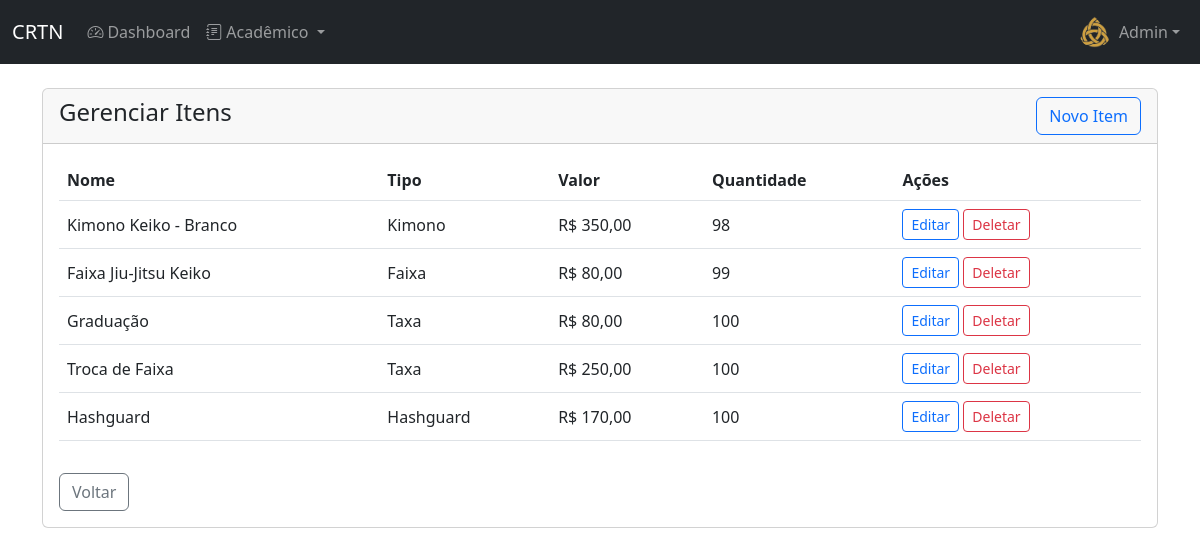
Before: /professor/itens/ (signed in) with the older database file.
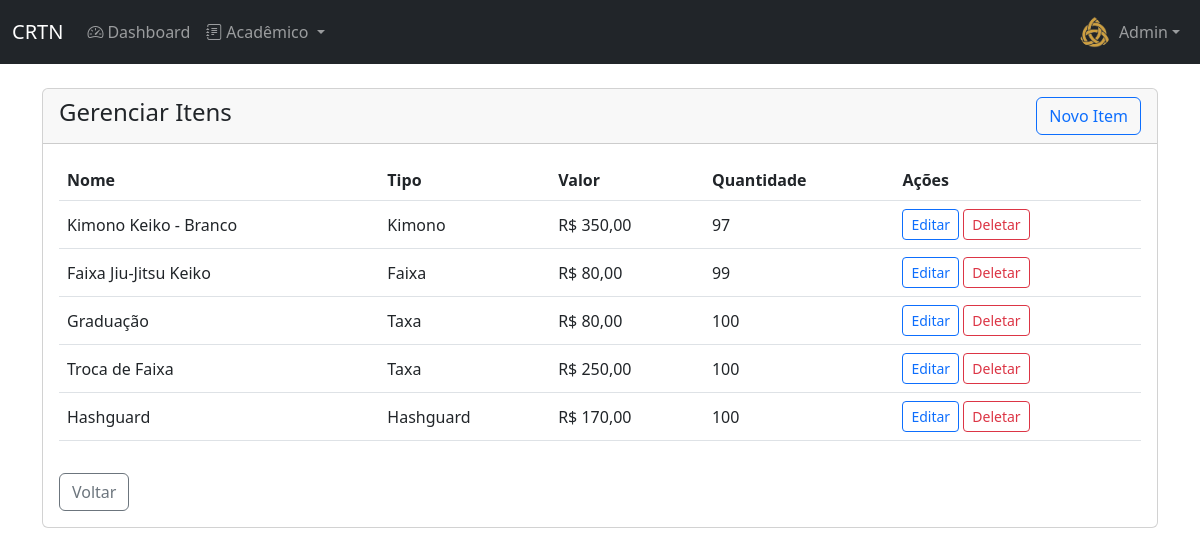
After: the same page with the newer database file.
### academia/models.py (models this page shows, shortened)
class User(AbstractUser):
    STATUS_CHOICES = [('ATIVO', 'Ativo'), ('INATIVO', 'Inativo'), ('PENDENTE', 'Pendente')]
    GROUP_ROLE_CHOICES = [('STD', 'Aluno'), ('PRO', 'Professor'), ('ADM', 'Administrador')]
    KIMONO_SIZE_CHOICES = [('A0', 'A0'), ('A1', 'A1'), ('A2', 'A2'), ('A3', 'A3'), ('A4', 'A4'), ('A5', 'A5'), ('A6', 'A6')]
    BELT_SIZE_CHOICES = [('A0', 'A0'), ('A1', 'A1'), ('A2', 'A2'), ('A3', 'A3'), ('A4', 'A4'), ('A5', 'A5'), ('A6', 'A6')]
    birthday = models.DateField('Data de Nascimento', null=True, blank=True)
    group_role = models.CharField('Perfil', max_length=3, choices=GROUP_ROLE_CHOICES, default='STD')
    status = models.CharField('Status', max_length=8, choices=STATUS_CHOICES, default='PENDENTE')
    photo = models.ImageField('Foto', upload_to=photo_upload_to, null=True, blank=True)
    height = models.IntegerField('Altura (cm)', null=True, blank=True)
    weight = models.IntegerField('Peso (kg)', null=True, blank=True)
    kimono_size = models.CharField('Tamanho do Kimono', max_length=2, choices=KIMONO_SIZE_CHOICES, null=True, blank=True)
    belt_size = models.CharField('Tamanho da Faixa', max_length=2, choices=BELT_SIZE_CHOICES, null=True, blank=True)
    whatsapp = models.CharField('WhatsApp', max_length=20, null=True, blank=True)
    responsible = models.ForeignKey('self', on_delete=models.SET_NULL, null=True, blank=True, related_name='dependents')
    class Meta:
        verbose_name, verbose_name_plural = 'Usuário', 'Usuários'
        ordering = ['first_name', 'last_name']
    def is_student(self): return self.group_role == 'STD'
    def is_admin(self): return self.group_role == 'ADM'
    def is_professor_or_admin(self): return self.group_role in ['PRO', 'ADM']

class Item(models.Model):
    TIPO_CHOICES = [('KIMONO', 'Kimono'), ('FAIXA', 'Faixa'), ('HASHGUARD', 'Hashguard'), ('TAXA', 'Taxa')]
    nome = models.CharField(max_length=100)
    tipo = models.CharField(max_length=10, choices=TIPO_CHOICES)
    valor = models.DecimalField(max_digits=10, decimal_places=2, null=True, blank=True)
    quantidade = models.IntegerField(null=True, blank=True)

### academia/views.py (the view)
# urls.py: path('professor/itens/', views.professor_itens, name='professor_itens'),
@login_required
def professor_itens(request):
    if not request.user.is_professor_or_admin():
        raise PermissionDenied
    return render(request, 'academia/professor/itens.html', {'itens': Item.objects.all()})

### academia/context_processors.py (called while the page is built)
def account_management_context(request):
    original_user_id = request.session.get('original_user_id')
    main_user = None
    if original_user_id:
        try:
            main_user = User.objects.get(id=original_user_id)
        except User.DoesNotExist:
            request.session.pop('original_user_id', None)
    else:
        main_user = request.user
    dependents = main_user.dependents.all() if main_user and main_user.dependents.exists() else []
    return {
        'original_user_id': original_user_id,
        'dependents_list': dependents,
    }

def global_context(request):
    if not request.user.is_authenticated:
        return {}
    context = {}
    context.update(notifications_context(request))
    context.update(account_management_context(request))
    return context

### academia/templates/academia/professor/itens.html (shortened to what this page needs)
{% extends 'academia/base.html' %}
{% block content %}
<div class="row">
    <div class="col-md-12">
        <div class="card">
            <div class="card-header d-flex justify-content-between align-items-center">
                <h4>Gerenciar Itens</h4>
                <a href="{% url 'professor_item_novo' %}" class="btn btn-outline-primary">Novo Item</a>
            </div>
            <div class="card-body">
                {% if itens %}
                    <div class="table-responsive">
                        <table class="table table-hover align-middle">
                            <thead>
                                <tr>
                                    <th>Nome</th>
                                    <th>Tipo</th>
                                    <th>Valor</th>
                                    <th>Quantidade</th>
                                    <th>Ações</th>
                                </tr>
                            </thead>
                            <tbody>
                                {% for item in itens %}
                                    <tr>
                                        <td>{{ item.nome }}</td>
                                        <td>{{ item.get_tipo_display }}</td>
                                        <td>R$ {{ item.valor|default:"-" }}</td>
                                        <td>{{ item.quantidade|default:"-" }}</td>
                                        <td>
                                            <a href="{% url 'professor_item_editar' item.id %}" class="btn btn-sm btn-outline-primary">Editar</a>
                                            <a href="{% url 'professor_item_deletar' item.id %}" class="btn btn-sm btn-outline-danger">Deletar</a>
                                        </td>
                                    </tr>
                                {% endfor %}
                            </tbody>
                        </table>
                    </div>
                {% else %}
                    <p class="text-muted">Nenhum item cadastrado.</p>
                {% endif %}
                <div class="mt-3">
                    <a href="{% url 'dashboard' %}" class="btn btn-outline-secondary">Voltar</a>
                </div>
            </div>
        </div>
    </div>
</div>
{% endblock %}

### academia/templates/academia/base.html (shortened to what this page needs)
{% load static %}
<!DOCTYPE html>
<html lang="pt-BR">
<head>
    <link href="https://cdn.jsdelivr.net/npm/bootstrap@5.3.0/dist/css/bootstrap.min.css" rel="stylesheet">
    <link rel="stylesheet" href="https://cdn.jsdelivr.net/npm/bootstrap-icons@1.11.0/font/bootstrap-icons.css">
    <link rel="stylesheet" href="{% static 'css/styles.css' %}">
</head>
<body>
    {% if user.is_authenticated %}
    <nav class="navbar navbar-expand-lg navbar-dark bg-dark">
        <div class="container-fluid">
            <a class="navbar-brand" href="{% url 'index' %}">CRTN</a>
            <div class="collapse navbar-collapse" id="navbarNav">
                <ul class="navbar-nav me-auto">
                    <li class="nav-item">
                        <a class="nav-link" href="{% url 'dashboard' %}">
                            <i class="bi bi-speedometer2 me-1"></i>Dashboard
                        </a>
                    </li>
                    {% if user.is_student or user.is_professor_or_admin %}
                    <li class="nav-item dropdown">
                        <a class="nav-link dropdown-toggle" href="#" role="button" data-bs-toggle="dropdown" aria-expanded="false">
                            <i class="bi bi-journal-text me-1"></i>Acadêmico
                        </a>
                    </li>
                    {% endif %}
                </ul>
                <ul class="navbar-nav">
                    <li class="nav-item dropdown">
                        <a class="nav-link dropdown-toggle d-flex align-items-center" href="#" role="button" data-bs-toggle="dropdown" aria-expanded="false">
                            {% if user.photo %}
                                <img src="{{ user.photo.url }}" alt="Foto" class="rounded-circle me-2" width="32" height="32" style="object-fit: cover;">
                            {% else %}
                                <div class="bg-secondary rounded-circle me-2 d-flex align-items-center justify-content-center" style="width: 32px; height: 32px;">
                                    <i class="bi bi-person text-white"></i>
                                </div>
                            {% endif %}
                            <span>{{ user.first_name }}</span>
                        </a>
                    </li>
                </ul>
            </div>
        </div>
    </nav>
    {% endif %}
    <div class="container mt-4">
        {% block content %}{% endblock %}
    </div>
</body>
</html>

Changed rows visible on the page:
changed Item "Kimono Keiko - Branco": quantidade "98" → "97"
